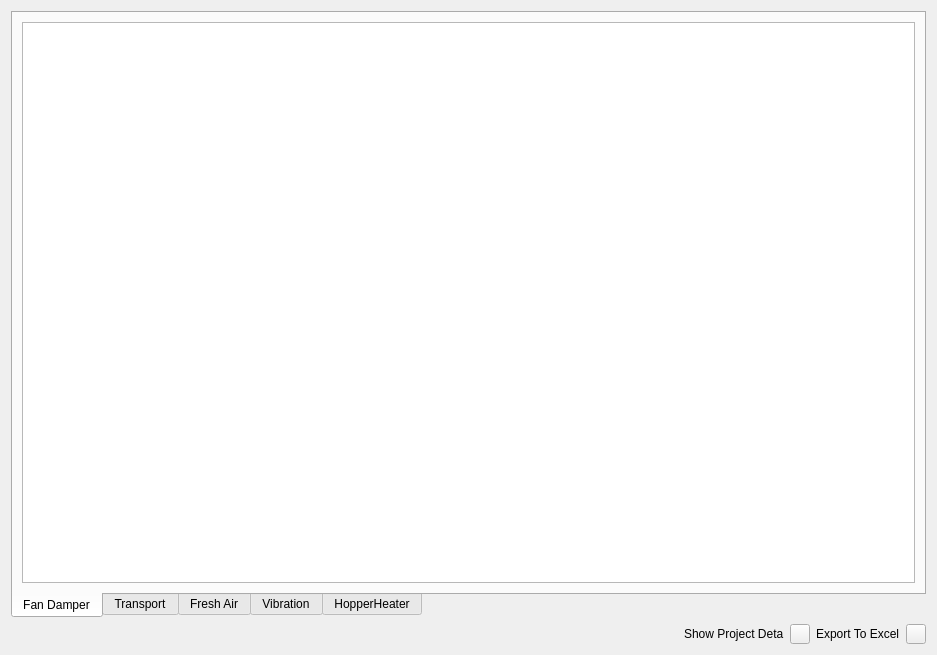
<?xml version="1.0" encoding="UTF-8"?>
<ui version="4.0">
 <class>Form</class>
 <widget class="QWidget" name="Form">
  <property name="geometry">
   <rect>
    <x>0</x>
    <y>0</y>
    <width>937</width>
    <height>655</height>
   </rect>
  </property>
  <property name="windowTitle">
   <string>MainWindow</string>
  </property>
  <property name="styleSheet">
   <string notr="true"/>
  </property>
  <layout class="QGridLayout" name="gridLayout">
   <item row="0" column="0">
    <layout class="QHBoxLayout" name="horizontalLayout">
     <item>
      <widget class="QTabWidget" name="tabWidget">
       <property name="tabPosition">
        <enum>QTabWidget::South</enum>
       </property>
       <property name="currentIndex">
        <number>0</number>
       </property>
       <widget class="QWidget" name="fan_damper_tab">
        <attribute name="title">
         <string>Fan Damper</string>
        </attribute>
        <layout class="QGridLayout" name="gridLayout_6">
         <item row="0" column="0">
          <widget class="QTableView" name="fan_damper_panel_table">
           <property name="selectionMode">
            <enum>QAbstractItemView::SingleSelection</enum>
           </property>
           <property name="selectionBehavior">
            <enum>QAbstractItemView::SelectRows</enum>
           </property>
           <attribute name="horizontalHeaderCascadingSectionResizes">
            <bool>true</bool>
           </attribute>
           <attribute name="verticalHeaderCascadingSectionResizes">
            <bool>true</bool>
           </attribute>
          </widget>
         </item>
        </layout>
       </widget>
       <widget class="QWidget" name="transport_tab">
        <attribute name="title">
         <string>Transport</string>
        </attribute>
        <layout class="QGridLayout" name="gridLayout_2">
         <item row="0" column="0">
          <widget class="QTableView" name="transport_panel_table">
           <property name="selectionMode">
            <enum>QAbstractItemView::SingleSelection</enum>
           </property>
           <property name="selectionBehavior">
            <enum>QAbstractItemView::SelectRows</enum>
           </property>
           <attribute name="horizontalHeaderCascadingSectionResizes">
            <bool>true</bool>
           </attribute>
           <attribute name="verticalHeaderCascadingSectionResizes">
            <bool>true</bool>
           </attribute>
          </widget>
         </item>
        </layout>
       </widget>
       <widget class="QWidget" name="fresh_air_tab">
        <attribute name="title">
         <string>Fresh Air</string>
        </attribute>
        <layout class="QGridLayout" name="gridLayout_3">
         <item row="0" column="0">
          <widget class="QTableView" name="fresh_air_panel_table">
           <property name="selectionMode">
            <enum>QAbstractItemView::SingleSelection</enum>
           </property>
           <property name="selectionBehavior">
            <enum>QAbstractItemView::SelectRows</enum>
           </property>
           <attribute name="horizontalHeaderCascadingSectionResizes">
            <bool>true</bool>
           </attribute>
           <attribute name="verticalHeaderCascadingSectionResizes">
            <bool>true</bool>
           </attribute>
          </widget>
         </item>
        </layout>
       </widget>
       <widget class="QWidget" name="vibration_tab">
        <attribute name="title">
         <string>Vibration</string>
        </attribute>
        <layout class="QGridLayout" name="gridLayout_4">
         <item row="0" column="0">
          <widget class="QTableView" name="vibration_panel_table">
           <property name="selectionMode">
            <enum>QAbstractItemView::SingleSelection</enum>
           </property>
           <property name="selectionBehavior">
            <enum>QAbstractItemView::SelectRows</enum>
           </property>
           <attribute name="horizontalHeaderCascadingSectionResizes">
            <bool>true</bool>
           </attribute>
           <attribute name="verticalHeaderCascadingSectionResizes">
            <bool>true</bool>
           </attribute>
          </widget>
         </item>
        </layout>
       </widget>
       <widget class="QWidget" name="hopper_heater">
        <attribute name="title">
         <string>HopperHeater</string>
        </attribute>
        <layout class="QGridLayout" name="gridLayout_5">
         <item row="0" column="0">
          <widget class="QTableView" name="hopper_heater_panel_table">
           <property name="selectionMode">
            <enum>QAbstractItemView::SingleSelection</enum>
           </property>
           <property name="selectionBehavior">
            <enum>QAbstractItemView::SelectRows</enum>
           </property>
           <attribute name="horizontalHeaderCascadingSectionResizes">
            <bool>true</bool>
           </attribute>
           <attribute name="verticalHeaderCascadingSectionResizes">
            <bool>true</bool>
           </attribute>
          </widget>
         </item>
        </layout>
       </widget>
      </widget>
     </item>
    </layout>
   </item>
   <item row="1" column="0">
    <layout class="QHBoxLayout" name="horizontalLayout_2">
     <item>
      <spacer name="horizontalSpacer">
       <property name="orientation">
        <enum>Qt::Horizontal</enum>
       </property>
       <property name="sizeHint" stdset="0">
        <size>
         <width>40</width>
         <height>20</height>
        </size>
       </property>
      </spacer>
     </item>
     <item>
      <widget class="QLabel" name="label_2">
       <property name="maximumSize">
        <size>
         <width>100</width>
         <height>16777215</height>
        </size>
       </property>
       <property name="text">
        <string>Show Project Details</string>
       </property>
      </widget>
     </item>
     <item alignment="Qt::AlignRight|Qt::AlignVCenter">
      <widget class="QPushButton" name="show_datail_btn">
       <property name="maximumSize">
        <size>
         <width>20</width>
         <height>20</height>
        </size>
       </property>
       <property name="sizeIncrement">
        <size>
         <width>0</width>
         <height>0</height>
        </size>
       </property>
       <property name="text">
        <string/>
       </property>
       <property name="icon">
        <iconset>
         <normaloff>../assets/details.png</normaloff>../assets/details.png</iconset>
       </property>
      </widget>
     </item>
     <item alignment="Qt::AlignRight|Qt::AlignVCenter">
      <widget class="QLabel" name="label">
       <property name="maximumSize">
        <size>
         <width>100</width>
         <height>16777215</height>
        </size>
       </property>
       <property name="text">
        <string>Export To Excel</string>
       </property>
      </widget>
     </item>
     <item alignment="Qt::AlignRight|Qt::AlignVCenter">
      <widget class="QPushButton" name="excel_btn">
       <property name="maximumSize">
        <size>
         <width>20</width>
         <height>20</height>
        </size>
       </property>
       <property name="sizeIncrement">
        <size>
         <width>0</width>
         <height>0</height>
        </size>
       </property>
       <property name="text">
        <string/>
       </property>
       <property name="icon">
        <iconset>
         <normaloff>../assets/excel.png</normaloff>../assets/excel.png</iconset>
       </property>
      </widget>
     </item>
    </layout>
   </item>
  </layout>
 </widget>
 <resources/>
 <connections/>
</ui>
